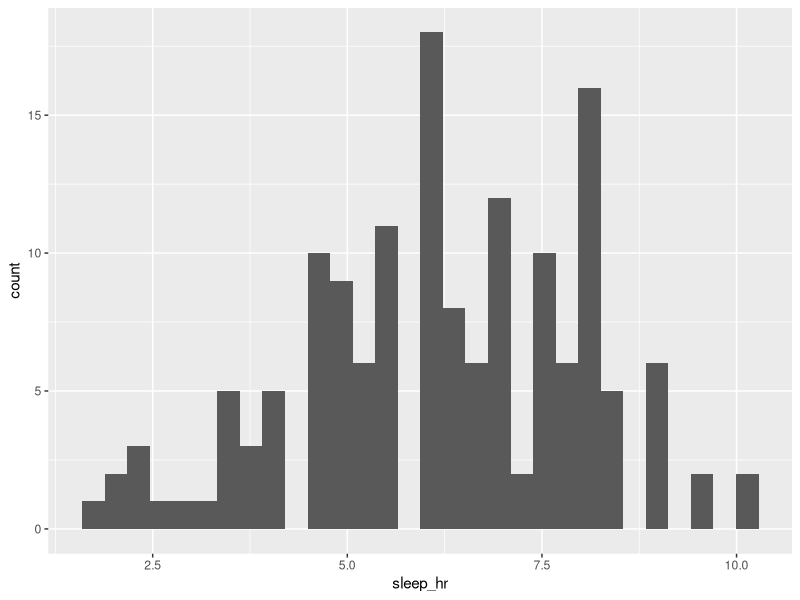
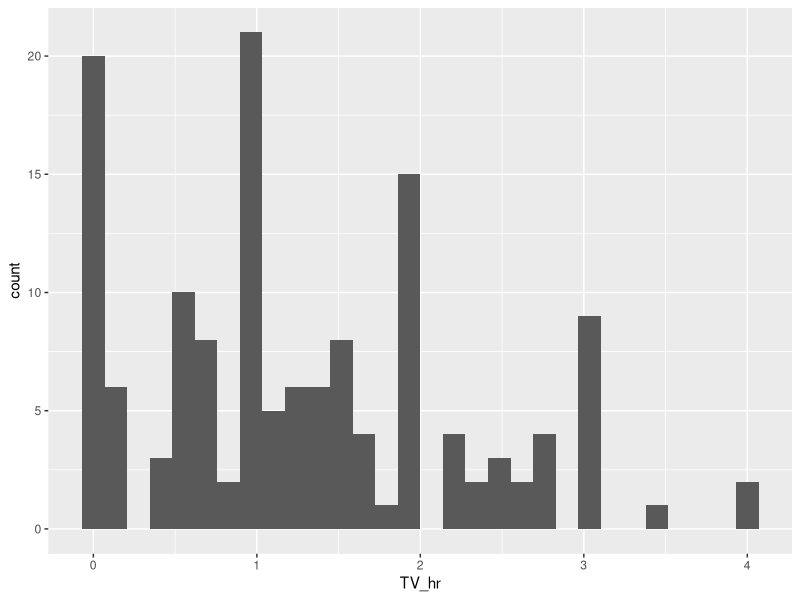
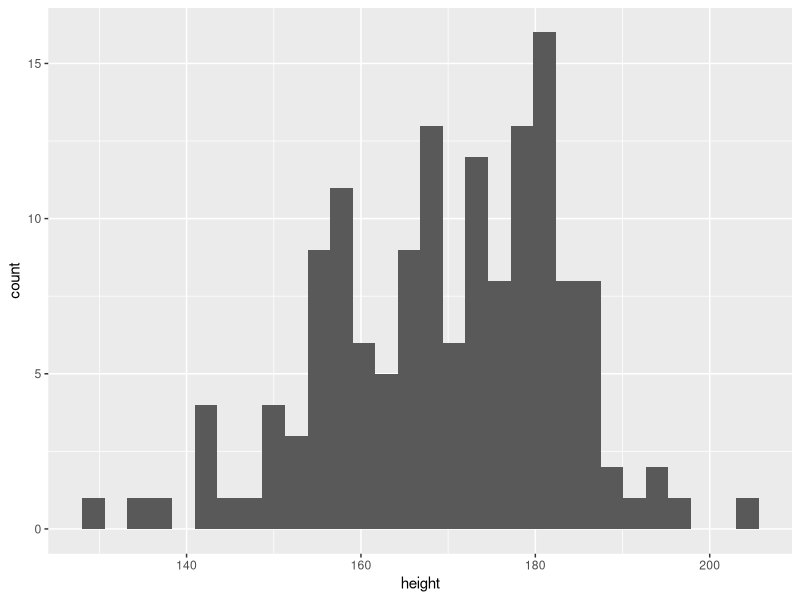
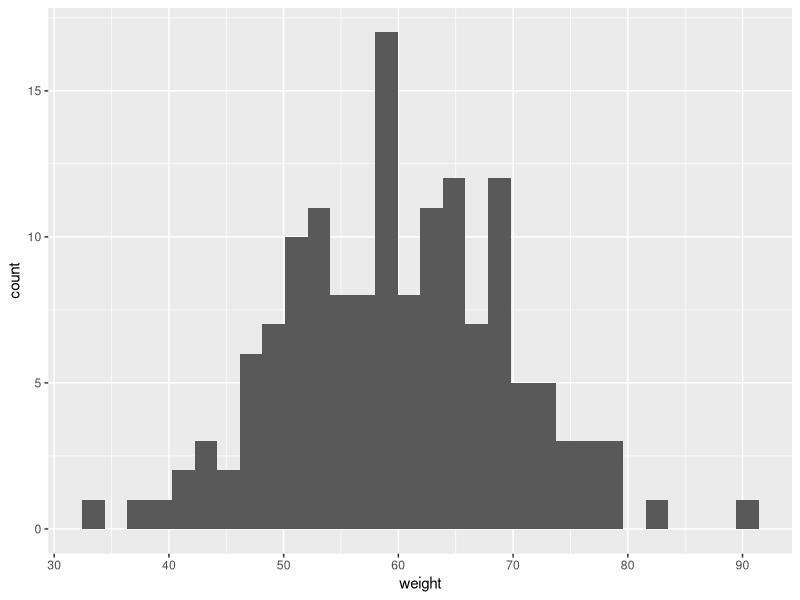
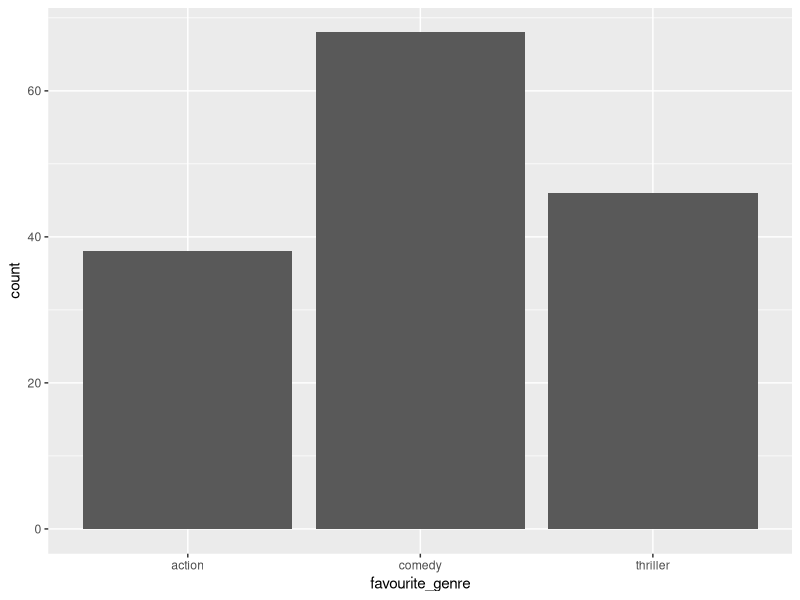
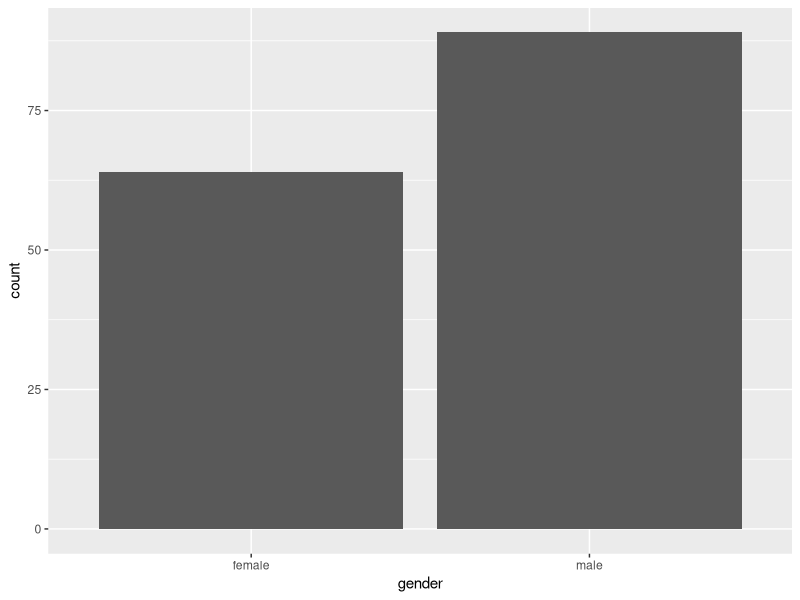

These charts were generated, in order, by the following R code: (Note: this script raises an error after producing the figures.)
library(tidyverse)
library(readr)

survey2003_dirty <- read_csv("survey2003_dirty.csv")



#Q1 : ------------------ Clean the data --------------------

## Before I do anything else, ensure the each variable is under the correct class for their values.
lapply(survey2003_dirty, class) 
### Both height and weight were incorrectly classified, from character class --> numeric class
survey2003_dirty$height <- as.numeric(survey2003_dirty$height)
survey2003_dirty$weight <- as.numeric(survey2003_dirty$weight)

## A) Variable : favourite_genre
table(survey2003_dirty$favourite_genre)
### Since "prefer not to answer" is not a valid category in movies' genre, it is set to NA 
survey2003_dirty$favourite_genre[survey2003_dirty$favourite_genre == "prefer not to answer"] <- NA
table(survey2003_dirty$favourite_genre)
table(survey2003_dirty$favourite_genre, useNA = 'always')
### consolidating the naming convention for all the different genres in the favourite_genre variable
survey2003_dirty$favourite_genre <- fct_recode(survey2003_dirty$favourite_genre, action = "actin", comedy = "comdy", comedy = "Comedy", thriller = "Thriler", thriller = "thrller")
table(survey2003_dirty$favourite_genre)

## B) Variable : sleep_hr
table(survey2003_dirty$sleep_hr)
### There is only 24 hours in a day, so any data that exceed this would be an error. So they are all set to NA
survey2003_dirty$sleep_hr[survey2003_dirty$sleep_hr > 24] <- NA
table(survey2003_dirty$sleep_hr, useNA = 'always')

## C) Variable : TV_hr
table(survey2003_dirty$TV_hr)
### Negative hours is not valid, so any data that are negatives will be set to NA. 
survey2003_dirty$TV_hr[survey2003_dirty$TV_hr < 0] <- NA
table(survey2003_dirty$TV_hr, useNA = "always")

## D) Variable : height
table(survey2003_dirty$height)
### According to an article in this news site https://amp.adelaidenow.com.au/news/national/worlds-smallest-man-chandra-bahadur-dangi-in-sydney/news-story/e8cf2c005dc8ba7a22188fd120c805e8 , the shortest adult in Australia is around 54.6cm tall. So anything below this would be impossible. The height of 1.78 and 16.4 are set to NA.
survey2003_dirty$height[survey2003_dirty$height < 54.6] <- NA
### A height of 1865 is absolutely not possible, so this is a So it is set to NA.
survey2003_dirty$height[survey2003_dirty$height == 1865] <- NA
table(survey2003_dirty$height, useNA = "always")

## E) Variable : weight
table(survey2003_dirty$weight)
### A weight of 4.1 is not possible for a grown adult, so this is an outlier. Therefore, it is set to NA. 
survey2003_dirty$weight[survey2003_dirty$weight == 4.1] <- NA
### A weight of 190kg is possible, but it doesn't fit it with the average weight of individuals presented in this dataset. This is an outlier. But I will not set it to NA. 
table(survey2003_dirty$weight, useNA = "always")

## F) Variable : Gender 
table(survey2003_dirty$gender)
### consolidating the naming convention for all the different types of spellings and conventions for female and male.
survey2003_dirty$gender <- fct_recode(survey2003_dirty$gender, female = "F", female = "Female", male = "M", male = "Male")
table(survey2003_dirty$gender)

#Q2_&_Q3 : Plots 
## Histogram for numerical variables 
ggplot(survey2003_dirty, aes(sleep_hr)) + geom_histogram()
ggplot(survey2003_dirty, aes(TV_hr)) + geom_histogram()

## Filter out any outliers from the dataset for height and weight for more accurate depiction of their distributions.
survey2003_dirty %>%
  filter(height > 55) %>%
  ggplot(aes(x = height)) +
  geom_histogram()
survey2003_dirty %>%
  filter(weight < 190) %>%
  ggplot(aes(x = weight)) +
  geom_histogram()

survey2003_dirty %>%
  select(where(is.numeric)) %>%
  pivot_longer(everything())

## bar charts for categorical variables
ggplot(survey2003_dirty[!is.na(survey2003_dirty$favourite_genre),], aes(x = favourite_genre)) + geom_bar(na.rm = TRUE)
ggplot(survey2003_dirty, aes(x = gender)) + geom_bar()

#Q4 : Five Number Summary
summary(survey2003_dirty)
sd(survey2003_dirty$sleep_hr, na.rm=TRUE)
## Checking the categorical variables using frequency table
table(survey2003_dirty$favourite_genre, useNA = 'always')
table(survey2003_dirty$gender)


#Q5 : Save cleaned data
write_csv(survey2003_dirty, "survey2003_cleaned.csv")
A1_a1751699 <- read_csv("survey2003_cleaned.csv")


